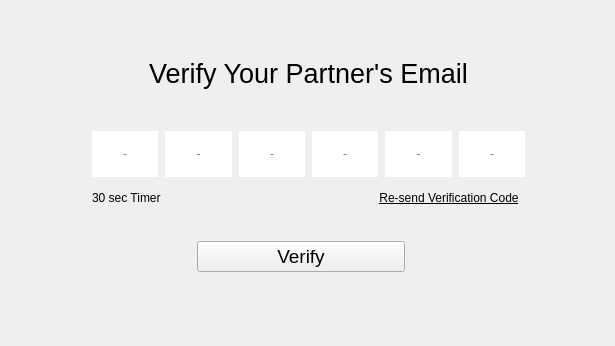
     <widget class="QWidget" name="partnerVerf_page">
      <layout class="QGridLayout" name="gridLayout_3">
       <property name="leftMargin">
        <number>0</number>
       </property>
       <property name="topMargin">
        <number>0</number>
       </property>
       <property name="rightMargin">
        <number>0</number>
       </property>
       <property name="bottomMargin">
        <number>0</number>
       </property>
       <property name="spacing">
        <number>7</number>
       </property>
       <item row="0" column="0">
        <spacer name="verticalSpacer_150">
         <property name="orientation">
          <enum>Qt::Vertical</enum>
         </property>
         <property name="sizeHint" stdset="0">
          <size>
           <width>20</width>
           <height>11</height>
          </size>
         </property>
        </spacer>
       </item>
       <item row="1" column="0">
        <spacer name="verticalSpacer_148">
         <property name="orientation">
          <enum>Qt::Vertical</enum>
         </property>
         <property name="sizeHint" stdset="0">
          <size>
           <width>20</width>
           <height>10</height>
          </size>
         </property>
        </spacer>
       </item>
       <item row="2" column="0">
        <spacer name="verticalSpacer_144">
         <property name="orientation">
          <enum>Qt::Vertical</enum>
         </property>
         <property name="sizeHint" stdset="0">
          <size>
           <width>20</width>
           <height>11</height>
          </size>
         </property>
        </spacer>
       </item>
       <item row="3" column="0">
        <spacer name="verticalSpacer_141">
         <property name="orientation">
          <enum>Qt::Vertical</enum>
         </property>
         <property name="sizeHint" stdset="0">
          <size>
           <width>20</width>
           <height>11</height>
          </size>
         </property>
        </spacer>
       </item>
       <item row="4" column="0">
        <spacer name="verticalSpacer_159">
         <property name="orientation">
          <enum>Qt::Vertical</enum>
         </property>
         <property name="sizeHint" stdset="0">
          <size>
           <width>20</width>
           <height>11</height>
          </size>
         </property>
        </spacer>
       </item>
       <item row="5" column="0">
        <spacer name="verticalSpacer_142">
         <property name="orientation">
          <enum>Qt::Vertical</enum>
         </property>
         <property name="sizeHint" stdset="0">
          <size>
           <width>20</width>
           <height>10</height>
          </size>
         </property>
        </spacer>
       </item>
       <item row="6" column="0">
        <spacer name="verticalSpacer_153">
         <property name="orientation">
          <enum>Qt::Vertical</enum>
         </property>
         <property name="sizeHint" stdset="0">
          <size>
           <width>20</width>
           <height>10</height>
          </size>
         </property>
        </spacer>
       </item>
       <item row="7" column="0">
        <spacer name="verticalSpacer_145">
         <property name="orientation">
          <enum>Qt::Vertical</enum>
         </property>
         <property name="sizeHint" stdset="0">
          <size>
           <width>20</width>
           <height>4</height>
          </size>
         </property>
        </spacer>
       </item>
       <item row="8" column="0">
        <spacer name="verticalSpacer_162">
         <property name="orientation">
          <enum>Qt::Vertical</enum>
         </property>
         <property name="sizeHint" stdset="0">
          <size>
           <width>20</width>
           <height>10</height>
          </size>
         </property>
        </spacer>
       </item>
       <item row="9" column="0">
        <spacer name="verticalSpacer_152">
         <property name="orientation">
          <enum>Qt::Vertical</enum>
         </property>
         <property name="sizeHint" stdset="0">
          <size>
           <width>20</width>
           <height>11</height>
          </size>
         </property>
        </spacer>
       </item>
       <item row="10" column="0">
        <spacer name="verticalSpacer_149">
         <property name="orientation">
          <enum>Qt::Vertical</enum>
         </property>
         <property name="sizeHint" stdset="0">
          <size>
           <width>20</width>
           <height>11</height>
          </size>
         </property>
        </spacer>
       </item>
       <item row="11" column="0">
        <spacer name="verticalSpacer_160">
         <property name="orientation">
          <enum>Qt::Vertical</enum>
         </property>
         <property name="sizeHint" stdset="0">
          <size>
           <width>20</width>
           <height>11</height>
          </size>
         </property>
        </spacer>
       </item>
       <item row="12" column="0">
        <spacer name="verticalSpacer_140">
         <property name="orientation">
          <enum>Qt::Vertical</enum>
         </property>
         <property name="sizeHint" stdset="0">
          <size>
           <width>20</width>
           <height>10</height>
          </size>
         </property>
        </spacer>
       </item>
       <item row="13" column="0">
        <spacer name="verticalSpacer_155">
         <property name="orientation">
          <enum>Qt::Vertical</enum>
         </property>
         <property name="sizeHint" stdset="0">
          <size>
           <width>20</width>
           <height>11</height>
          </size>
         </property>
        </spacer>
       </item>
       <item row="14" column="0">
        <spacer name="verticalSpacer_143">
         <property name="orientation">
          <enum>Qt::Vertical</enum>
         </property>
         <property name="sizeHint" stdset="0">
          <size>
           <width>20</width>
           <height>11</height>
          </size>
         </property>
        </spacer>
       </item>
       <item row="15" column="0">
        <spacer name="verticalSpacer_154">
         <property name="orientation">
          <enum>Qt::Vertical</enum>
         </property>
         <property name="sizeHint" stdset="0">
          <size>
           <width>20</width>
           <height>10</height>
          </size>
         </property>
        </spacer>
       </item>
       <item row="16" column="0">
        <spacer name="verticalSpacer_139">
         <property name="orientation">
          <enum>Qt::Vertical</enum>
         </property>
         <property name="sizeHint" stdset="0">
          <size>
           <width>20</width>
           <height>11</height>
          </size>
         </property>
        </spacer>
       </item>
       <item row="17" column="0">
        <spacer name="verticalSpacer_164">
         <property name="orientation">
          <enum>Qt::Vertical</enum>
         </property>
         <property name="sizeHint" stdset="0">
          <size>
           <width>20</width>
           <height>11</height>
          </size>
         </property>
        </spacer>
       </item>
       <item row="18" column="0">
        <spacer name="verticalSpacer_161">
         <property name="orientation">
          <enum>Qt::Vertical</enum>
         </property>
         <property name="sizeHint" stdset="0">
          <size>
           <width>20</width>
           <height>11</height>
          </size>
         </property>
        </spacer>
       </item>
       <item row="19" column="0">
        <spacer name="verticalSpacer_151">
         <property name="orientation">
          <enum>Qt::Vertical</enum>
         </property>
         <property name="sizeHint" stdset="0">
          <size>
           <width>20</width>
           <height>9</height>
          </size>
         </property>
        </spacer>
       </item>
       <item row="20" column="0">
        <spacer name="verticalSpacer_158">
         <property name="orientation">
          <enum>Qt::Vertical</enum>
         </property>
         <property name="sizeHint" stdset="0">
          <size>
           <width>20</width>
           <height>11</height>
          </size>
         </property>
        </spacer>
       </item>
       <item row="21" column="0">
        <spacer name="verticalSpacer_163">
         <property name="orientation">
          <enum>Qt::Vertical</enum>
         </property>
         <property name="sizeHint" stdset="0">
          <size>
           <width>20</width>
           <height>11</height>
          </size>
         </property>
        </spacer>
       </item>
       <item row="22" column="0">
        <spacer name="verticalSpacer_146">
         <property name="orientation">
          <enum>Qt::Vertical</enum>
         </property>
         <property name="sizeHint" stdset="0">
          <size>
           <width>20</width>
           <height>11</height>
          </size>
         </property>
        </spacer>
       </item>
       <item row="23" column="0">
        <spacer name="verticalSpacer_156">
         <property name="orientation">
          <enum>Qt::Vertical</enum>
         </property>
         <property name="sizeHint" stdset="0">
          <size>
           <width>20</width>
           <height>10</height>
          </size>
         </property>
        </spacer>
       </item>
       <item row="24" column="0">
        <spacer name="verticalSpacer_157">
         <property name="orientation">
          <enum>Qt::Vertical</enum>
         </property>
         <property name="sizeHint" stdset="0">
          <size>
           <width>20</width>
           <height>11</height>
          </size>
         </property>
        </spacer>
       </item>
       <item row="25" column="0">
        <spacer name="verticalSpacer_147">
         <property name="orientation">
          <enum>Qt::Vertical</enum>
         </property>
         <property name="sizeHint" stdset="0">
          <size>
           <width>20</width>
           <height>20</height>
          </size>
         </property>
        </spacer>
       </item>
       <item row="25" column="1">
        <spacer name="horizontalSpacer_105">
         <property name="orientation">
          <enum>Qt::Horizontal</enum>
         </property>
         <property name="sizeHint" stdset="0">
          <size>
           <width>18</width>
           <height>20</height>
          </size>
         </property>
        </spacer>
       </item>
       <item row="25" column="2">
        <spacer name="horizontalSpacer_99">
         <property name="orientation">
          <enum>Qt::Horizontal</enum>
         </property>
         <property name="sizeHint" stdset="0">
          <size>
           <width>18</width>
           <height>20</height>
          </size>
         </property>
        </spacer>
       </item>
       <item row="25" column="3">
        <spacer name="horizontalSpacer_118">
         <property name="orientation">
          <enum>Qt::Horizontal</enum>
         </property>
         <property name="sizeHint" stdset="0">
          <size>
           <width>18</width>
           <height>20</height>
          </size>
         </property>
        </spacer>
       </item>
       <item row="25" column="4">
        <spacer name="horizontalSpacer_102">
         <property name="orientation">
          <enum>Qt::Horizontal</enum>
         </property>
         <property name="sizeHint" stdset="0">
          <size>
           <width>18</width>
           <height>20</height>
          </size>
         </property>
        </spacer>
       </item>
       <item row="25" column="5">
        <spacer name="horizontalSpacer_101">
         <property name="orientation">
          <enum>Qt::Horizontal</enum>
         </property>
         <property name="sizeHint" stdset="0">
          <size>
           <width>28</width>
           <height>20</height>
          </size>
         </property>
        </spacer>
       </item>
       <item row="25" column="6">
        <spacer name="horizontalSpacer_106">
         <property name="orientation">
          <enum>Qt::Horizontal</enum>
         </property>
         <property name="sizeHint" stdset="0">
          <size>
           <width>28</width>
           <height>20</height>
          </size>
         </property>
        </spacer>
       </item>
       <item row="25" column="7">
        <spacer name="horizontalSpacer_112">
         <property name="orientation">
          <enum>Qt::Horizontal</enum>
         </property>
         <property name="sizeHint" stdset="0">
          <size>
           <width>28</width>
           <height>20</height>
          </size>
         </property>
        </spacer>
       </item>
       <item row="25" column="8">
        <spacer name="horizontalSpacer_115">
         <property name="orientation">
          <enum>Qt::Horizontal</enum>
         </property>
         <property name="sizeHint" stdset="0">
          <size>
           <width>28</width>
           <height>20</height>
          </size>
         </property>
        </spacer>
       </item>
       <item row="25" column="9">
        <spacer name="horizontalSpacer_114">
         <property name="orientation">
          <enum>Qt::Horizontal</enum>
         </property>
         <property name="sizeHint" stdset="0">
          <size>
           <width>28</width>
           <height>20</height>
          </size>
         </property>
        </spacer>
       </item>
       <item row="25" column="10">
        <spacer name="horizontalSpacer_108">
         <property name="orientation">
          <enum>Qt::Horizontal</enum>
         </property>
         <property name="sizeHint" stdset="0">
          <size>
           <width>29</width>
           <height>20</height>
          </size>
         </property>
        </spacer>
       </item>
       <item row="25" column="11">
        <spacer name="horizontalSpacer_113">
         <property name="orientation">
          <enum>Qt::Horizontal</enum>
         </property>
         <property name="sizeHint" stdset="0">
          <size>
           <width>27</width>
           <height>20</height>
          </size>
         </property>
        </spacer>
       </item>
       <item row="25" column="12">
        <spacer name="horizontalSpacer_116">
         <property name="orientation">
          <enum>Qt::Horizontal</enum>
         </property>
         <property name="sizeHint" stdset="0">
          <size>
           <width>29</width>
           <height>20</height>
          </size>
         </property>
        </spacer>
       </item>
       <item row="25" column="13">
        <spacer name="horizontalSpacer_111">
         <property name="orientation">
          <enum>Qt::Horizontal</enum>
         </property>
         <property name="sizeHint" stdset="0">
          <size>
           <width>32</width>
           <height>20</height>
          </size>
         </property>
        </spacer>
       </item>
       <item row="25" column="14">
        <spacer name="horizontalSpacer_110">
         <property name="orientation">
          <enum>Qt::Horizontal</enum>
         </property>
         <property name="sizeHint" stdset="0">
          <size>
           <width>33</width>
           <height>20</height>
          </size>
         </property>
        </spacer>
       </item>
       <item row="25" column="15">
        <spacer name="horizontalSpacer_117">
         <property name="orientation">
          <enum>Qt::Horizontal</enum>
         </property>
         <property name="sizeHint" stdset="0">
          <size>
           <width>33</width>
           <height>20</height>
          </size>
         </property>
        </spacer>
       </item>
       <item row="25" column="16">
        <spacer name="horizontalSpacer_109">
         <property name="orientation">
          <enum>Qt::Horizontal</enum>
         </property>
         <property name="sizeHint" stdset="0">
          <size>
           <width>33</width>
           <height>20</height>
          </size>
         </property>
        </spacer>
       </item>
       <item row="25" column="17">
        <spacer name="horizontalSpacer_100">
         <property name="orientation">
          <enum>Qt::Horizontal</enum>
         </property>
         <property name="sizeHint" stdset="0">
          <size>
           <width>18</width>
           <height>20</height>
          </size>
         </property>
        </spacer>
       </item>
       <item row="25" column="18">
        <spacer name="horizontalSpacer_103">
         <property name="orientation">
          <enum>Qt::Horizontal</enum>
         </property>
         <property name="sizeHint" stdset="0">
          <size>
           <width>18</width>
           <height>20</height>
          </size>
         </property>
        </spacer>
       </item>
       <item row="25" column="19">
        <spacer name="horizontalSpacer_119">
         <property name="orientation">
          <enum>Qt::Horizontal</enum>
         </property>
         <property name="sizeHint" stdset="0">
          <size>
           <width>18</width>
           <height>20</height>
          </size>
         </property>
        </spacer>
       </item>
       <item row="25" column="20">
        <spacer name="horizontalSpacer_104">
         <property name="orientation">
          <enum>Qt::Horizontal</enum>
         </property>
         <property name="sizeHint" stdset="0">
          <size>
           <width>18</width>
           <height>20</height>
          </size>
         </property>
        </spacer>
       </item>
       <item row="25" column="21">
        <spacer name="horizontalSpacer_107">
         <property name="orientation">
          <enum>Qt::Horizontal</enum>
         </property>
         <property name="sizeHint" stdset="0">
          <size>
           <width>18</width>
           <height>20</height>
          </size>
         </property>
        </spacer>
       </item>
       <item row="14" column="13" rowspan="2" colspan="4">
        <widget class="QPushButton" name="resend_btn_3">
         <property name="sizePolicy">
          <sizepolicy hsizetype="Preferred" vsizetype="Preferred">
           <horstretch>0</horstretch>
           <verstretch>0</verstretch>
          </sizepolicy>
         </property>
         <property name="maximumSize">
          <size>
           <width>16777215</width>
           <height>30</height>
          </size>
         </property>
         <property name="font">
          <font>
           <underline>true</underline>
          </font>
         </property>
         <property name="text">
          <string>Re-send Verification Code</string>
         </property>
         <property name="flat">
          <bool>true</bool>
         </property>
        </widget>
       </item>
       <item row="14" column="5" rowspan="2" colspan="3">
        <widget class="QLabel" name="timer_lbl_3">
         <property name="text">
          <string>30 sec Timer</string>
         </property>
        </widget>
       </item>
       <item row="11" column="5" rowspan="3" colspan="12">
        <layout class="QHBoxLayout" name="verificationCode_8">
         <item>
          <widget class="QLineEdit" name="lineEdit_43">
           <property name="sizePolicy">
            <sizepolicy hsizetype="Ignored" vsizetype="Preferred">
             <horstretch>0</horstretch>
             <verstretch>0</verstretch>
            </sizepolicy>
           </property>
           <property name="font">
            <font>
             <pointsize>9</pointsize>
            </font>
           </property>
           <property name="maxLength">
            <number>1</number>
           </property>
           <property name="frame">
            <bool>false</bool>
           </property>
           <property name="alignment">
            <set>Qt::AlignCenter</set>
           </property>
           <property name="placeholderText">
            <string>-</string>
           </property>
          </widget>
         </item>
         <item>
          <widget class="QLineEdit" name="lineEdit_44">
           <property name="sizePolicy">
            <sizepolicy hsizetype="Ignored" vsizetype="Preferred">
             <horstretch>0</horstretch>
             <verstretch>0</verstretch>
            </sizepolicy>
           </property>
           <property name="font">
            <font>
             <pointsize>9</pointsize>
            </font>
           </property>
           <property name="maxLength">
            <number>1</number>
           </property>
           <property name="frame">
            <bool>false</bool>
           </property>
           <property name="alignment">
            <set>Qt::AlignCenter</set>
           </property>
           <property name="placeholderText">
            <string>-</string>
           </property>
          </widget>
         </item>
         <item>
          <widget class="QLineEdit" name="lineEdit_45">
           <property name="sizePolicy">
            <sizepolicy hsizetype="Ignored" vsizetype="Preferred">
             <horstretch>0</horstretch>
             <verstretch>0</verstretch>
            </sizepolicy>
           </property>
           <property name="font">
            <font>
             <pointsize>9</pointsize>
            </font>
           </property>
           <property name="maxLength">
            <number>1</number>
           </property>
           <property name="frame">
            <bool>false</bool>
           </property>
           <property name="alignment">
            <set>Qt::AlignCenter</set>
           </property>
           <property name="placeholderText">
            <string>-</string>
           </property>
          </widget>
         </item>
         <item>
          <widget class="QLineEdit" name="lineEdit_46">
           <property name="sizePolicy">
            <sizepolicy hsizetype="Ignored" vsizetype="Preferred">
             <horstretch>0</horstretch>
             <verstretch>0</verstretch>
            </sizepolicy>
           </property>
           <property name="font">
            <font>
             <pointsize>9</pointsize>
            </font>
           </property>
           <property name="maxLength">
            <number>1</number>
           </property>
           <property name="frame">
            <bool>false</bool>
           </property>
           <property name="alignment">
            <set>Qt::AlignCenter</set>
           </property>
           <property name="placeholderText">
            <string>-</string>
           </property>
          </widget>
         </item>
         <item>
          <widget class="QLineEdit" name="lineEdit_47">
           <property name="sizePolicy">
            <sizepolicy hsizetype="Ignored" vsizetype="Preferred">
             <horstretch>0</horstretch>
             <verstretch>0</verstretch>
            </sizepolicy>
           </property>
           <property name="font">
            <font>
             <pointsize>9</pointsize>
            </font>
           </property>
           <property name="maxLength">
            <number>1</number>
           </property>
           <property name="frame">
            <bool>false</bool>
           </property>
           <property name="alignment">
            <set>Qt::AlignCenter</set>
           </property>
           <property name="placeholderText">
            <string>-</string>
           </property>
          </widget>
         </item>
         <item>
          <widget class="QLineEdit" name="lineEdit_48">
           <property name="sizePolicy">
            <sizepolicy hsizetype="Ignored" vsizetype="Preferred">
             <horstretch>0</horstretch>
             <verstretch>0</verstretch>
            </sizepolicy>
           </property>
           <property name="font">
            <font>
             <pointsize>9</pointsize>
            </font>
           </property>
           <property name="maxLength">
            <number>1</number>
           </property>
           <property name="frame">
            <bool>false</bool>
           </property>
           <property name="alignment">
            <set>Qt::AlignCenter</set>
           </property>
           <property name="placeholderText">
            <string>-</string>
           </property>
          </widget>
         </item>
        </layout>
       </item>
       <item row="18" column="8" rowspan="2" colspan="6">
        <widget class="QPushButton" name="verify_btn_3">
         <property name="sizePolicy">
          <sizepolicy hsizetype="Preferred" vsizetype="Preferred">
           <horstretch>0</horstretch>
           <verstretch>0</verstretch>
          </sizepolicy>
         </property>
         <property name="font">
          <font>
           <pointsize>14</pointsize>
          </font>
         </property>
         <property name="text">
          <string>Verify</string>
         </property>
        </widget>
       </item>
       <item row="5" column="5" rowspan="3" colspan="12">
        <widget class="QLabel" name="label_3">
         <property name="font">
          <font>
           <pointsize>20</pointsize>
          </font>
         </property>
         <property name="text">
          <string>Verify Your Partner's Email</string>
         </property>
         <property name="alignment">
          <set>Qt::AlignCenter</set>
         </property>
        </widget>
       </item>
      </layout>
     </widget>
